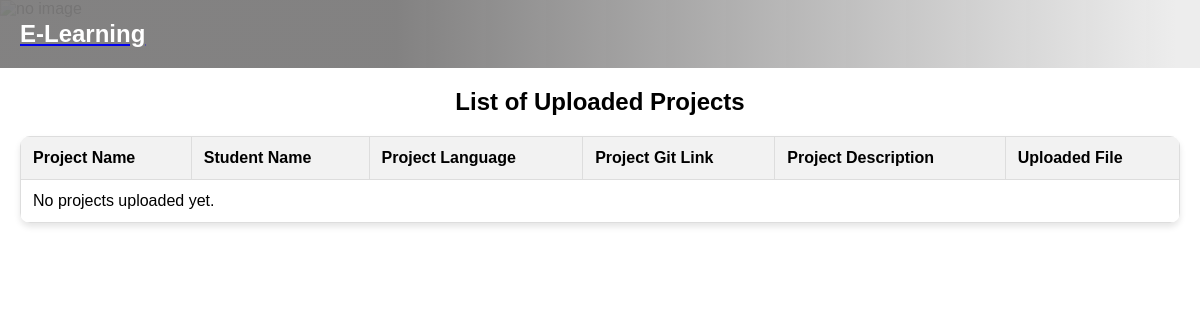
The page /accounts/project_list/ on the database as committed earlier.
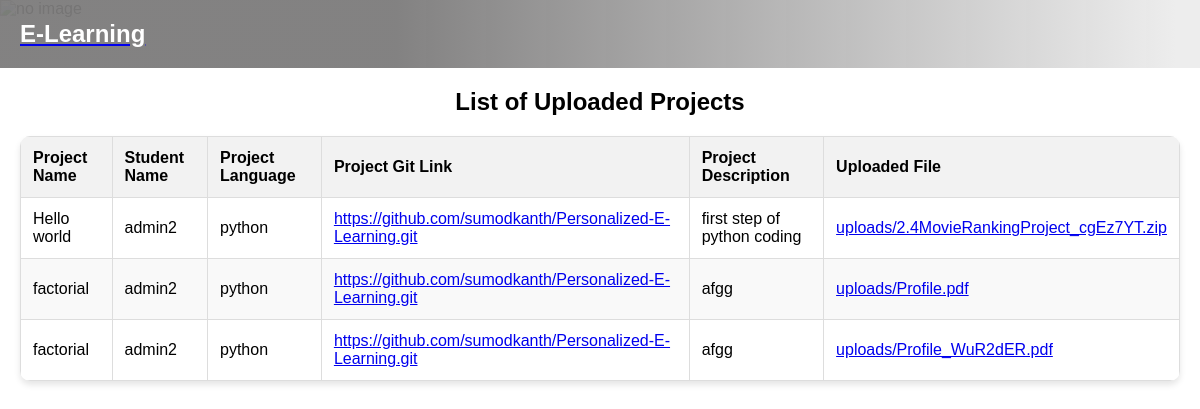
The same page on the database as committed later.
### accounts/models.py (models this page shows, shortened)
class UploadedFile(models.Model):
    file = models.FileField(upload_to='uploads/')
    student = models.ForeignKey(settings.AUTH_USER_MODEL, on_delete=models.CASCADE)
    project_name = models.CharField(max_length=100)
    project_language = models.CharField(max_length=50)
    git_link = models.URLField()
    project_description = models.TextField()

class CustUser(AbstractUser):
    phone = models.IntegerField(null=True)
    options = (
        ('Male', 'Male'),
        ('Female', 'Female'),
        ('Others', 'Others')
    )
    gender = models.CharField(max_length=100, choices=options, null=True, default='Male')
    age = models.IntegerField(null=True)
    is_active_basic = models.BooleanField(default=False,null=True,blank=True)
    is_active_inter = models.BooleanField(default=False,null=True,blank=True)
    is_active_adv = models.BooleanField(default=False,null=True,blank=True)
    is_active_coding = models.BooleanField(default=False,null=True,blank=True)

### accounts/views.py (the view)
# urls.py: path('project_list/', project_list, name='project_list'),
def project_list(request):
    projects = UploadedFile.objects.all()
    return render(request, 'project_list.html', {'projects': projects})

### exam/templates/project_list.html (shortened to what this page needs)
<!DOCTYPE html>
<html lang="en">
{% load static %}
<head>
</head>
<body>
    <section id="one">
        <nav class="navbar">
            <div class="nav-logo">
                <a href="{% url 'h' %}"><h2>E-Learning</h2></a>
            </div>
        </nav>
    </section>
<div class="bg-img">
    <img src="{% static 'images/learning.jpg' %}" alt="no image">
</div>
    <div class="container">
        <h2 style="text-align:center">List of Uploaded Projects</h2>
        <table>
            <thead>
                <tr>
                    <th>Project Name</th>
                    <th>Student Name</th>
                    <th>Project Language</th>
                    <th>Project Git Link</th>
                    <th>Project Description</th>
                    <th>Uploaded File</th>
                </tr>
            </thead>
            <tbody>
                {% for project in projects %}
                <tr>
                    <td>{{ project.project_name }}</td>
                    <td>{{ project.student }}</td>
                    <td>{{ project.project_language }}</td>
                    <td><a href="{{ project.git_link }}">{{ project.git_link }}</a></td>
                    <td>{{ project.project_description }}</td>
                    <td><a href="{% url 'download_project' project.id %}">{{ project.file.name }}</a></td>
                </tr>
                {% empty %}
                <tr>
                    <td colspan="6">No projects uploaded yet.</td>
                </tr>
                {% endfor %}
            </tbody>
        </table>
    </div>
</body>
</html>

Rows that differ between the two databases and show on the page:
added UploadedFile: project_name "Hello world", student "admin2", project_language "python", git_link "https://github.com/sumodkanth/Personalized-E-Learning.git", project_description "first step of python coding", file.name "uploads/2.4MovieRankingProject_cgEz7YT.zip"
added UploadedFile: project_name "factorial", student "admin2", project_language "python", git_link "https://github.com/sumodkanth/Personalized-E-Learning.git", project_description "afgg", file.name "uploads/Profile.pdf"
added UploadedFile: project_name "factorial", student "admin2", project_language "python", git_link "https://github.com/sumodkanth/Personalized-E-Learning.git", project_description "afgg", file.name "uploads/Profile_WuR2dER.pdf"
Other text that changed with them:
text no longer shown: "No projects uploaded yet."
